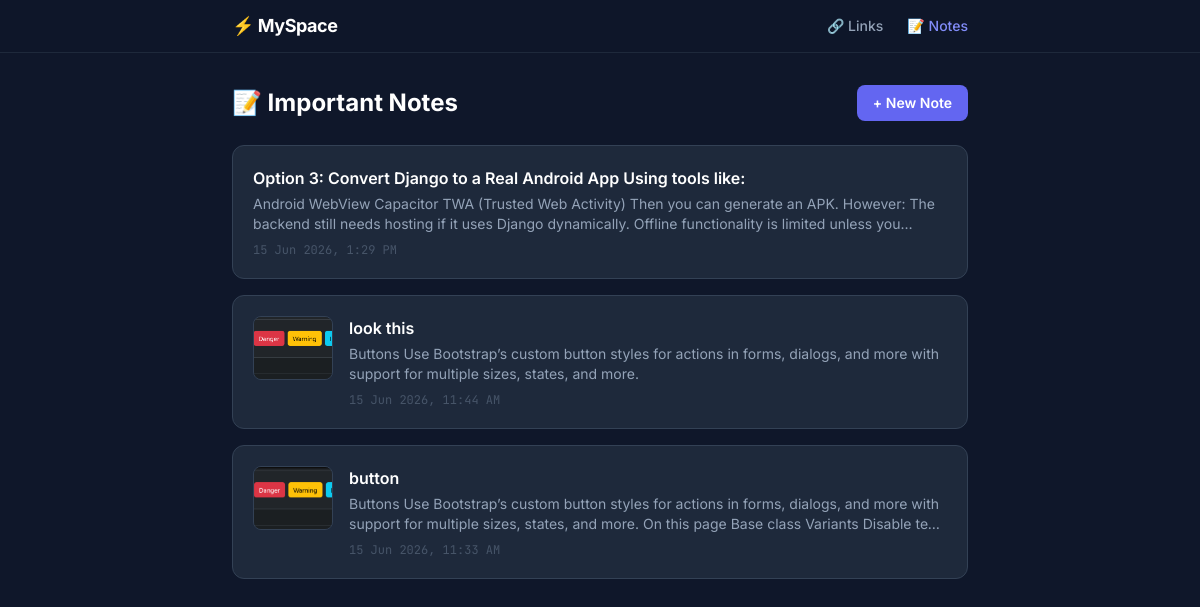
The app's page /notes/ with its own data.
### notes/models.py (models this page shows, shortened)
class Note(models.Model):
    title = models.CharField(max_length=200)
    content = models.TextField()
    screenshot = models.ImageField(upload_to='screenshots/', blank=True, null=True)
    created_at = models.DateTimeField(auto_now_add=True)
    updated_at = models.DateTimeField(auto_now=True)
    class Meta:
        ordering = ['-created_at']

### notes/views.py (the view)
# urls.py: path('', views.note_list, name='note_list'),
def note_list(request):
    notes = Note.objects.all()
    return render(request, 'notes/list.html', {'notes': notes})

### templates/notes/list.html (shortened to what this page needs)
{% extends 'base.html' %}
{% block content %}
<div class="flex items-center justify-between mb-6">
  <h1 class="text-2xl font-bold text-white">📝 Important Notes</h1>
  <a href="{% url 'note_create' %}" class="btn-primary px-4 py-2 rounded-lg text-sm font-semibold">
    + New Note
  </a>
</div>
{% if notes %}
  <div class="grid gap-4">
    {% for note in notes %}
    <a href="{% url 'note_detail' note.pk %}"
       class="card rounded-xl p-5 hover:border-indigo-700 transition-colors block group">
      <div class="flex gap-4">
        {% if note.screenshot %}
        <img src="{{ note.screenshot.url }}" alt="screenshot"
             class="w-20 h-16 object-cover rounded-lg flex-shrink-0 border border-slate-700"/>
        {% endif %}
        <div class="min-w-0 flex-1">
          <h2 class="font-semibold text-white group-hover:text-indigo-400 transition-colors truncate">
            {{ note.title }}
          </h2>
          <p class="text-sm text-slate-400 mt-1 line-clamp-2">{{ note.content }}</p>
          <p class="text-xs text-slate-600 mt-2 font-mono">{{ note.created_at|date:"d M Y, g:i A" }}</p>
        </div>
      </div>
    </a>
    {% endfor %}
  </div>
{% endif %}
{% endblock %}

### templates/base.html (shortened to what this page needs)
<!DOCTYPE html>
<html lang="en">
<head>
   {% load static %}
  <script src="https://cdn.tailwindcss.com"></script>
</head>
<body class="min-h-screen font-sans">
  <nav class="sticky top-0 z-50 border-b border-slate-800" style="background: rgba(15,23,42,0.95); backdrop-filter: blur(8px);">
    <div class="max-w-3xl mx-auto px-4 py-3 flex items-center justify-between">
      <span class="font-bold text-lg text-white tracking-tight">⚡ MySpace</span>
      <div class="flex gap-6 text-sm font-medium">
        <a href="{% url 'link_list' %}" class="nav-link {% if request.resolver_match.app_name == 'links' or 'link' in request.resolver_match.url_name %}active{% endif %}">
          🔗 Links
        </a>
        <a href="{% url 'note_list' %}" class="nav-link {% if 'note' in request.resolver_match.url_name %}active{% endif %}">
          📝 Notes
        </a>
      </div>
    </div>
  </nav>
  <main class="max-w-3xl mx-auto px-4 py-8">
    {% block content %}{% endblock %}
  </main>
</body>
</html>

### templates/base.html (style rules this page uses)
body { background-color: #0f172a; color: #e2e8f0; }
.card { background: #1e293b; border: 1px solid #334155; }
.btn-primary { background: #6366f1; color: white; }
.nav-link { color: #94a3b8; transition: color 0.2s; }
.nav-link:hover, .nav-link.active { color: #818cf8; }

### records on screen
Note: title "Option 3: Convert Django to a Real Android App Using tools like:", content "Android WebView Capacitor TWA (Trusted Web Activity) Then you can generate an APK. However: The backend still needs hosting if it uses Django dynamically. Offline functionality is limited unless…", created_at "15 Jun 2026, 1:29 PM"
Note: screenshot (picture), title "look this", content "Buttons Use Bootstrap’s custom button styles for actions in forms, dialogs, and more with support for multiple sizes, states, and more.", created_at "15 Jun 2026, 11:44 AM"
Note: screenshot (picture), title "button", content "Buttons Use Bootstrap’s custom button styles for actions in forms, dialogs, and more with support for multiple sizes, states, and more. On this page Base class Variants Disable…", created_at "15 Jun 2026, 11:33 AM"
